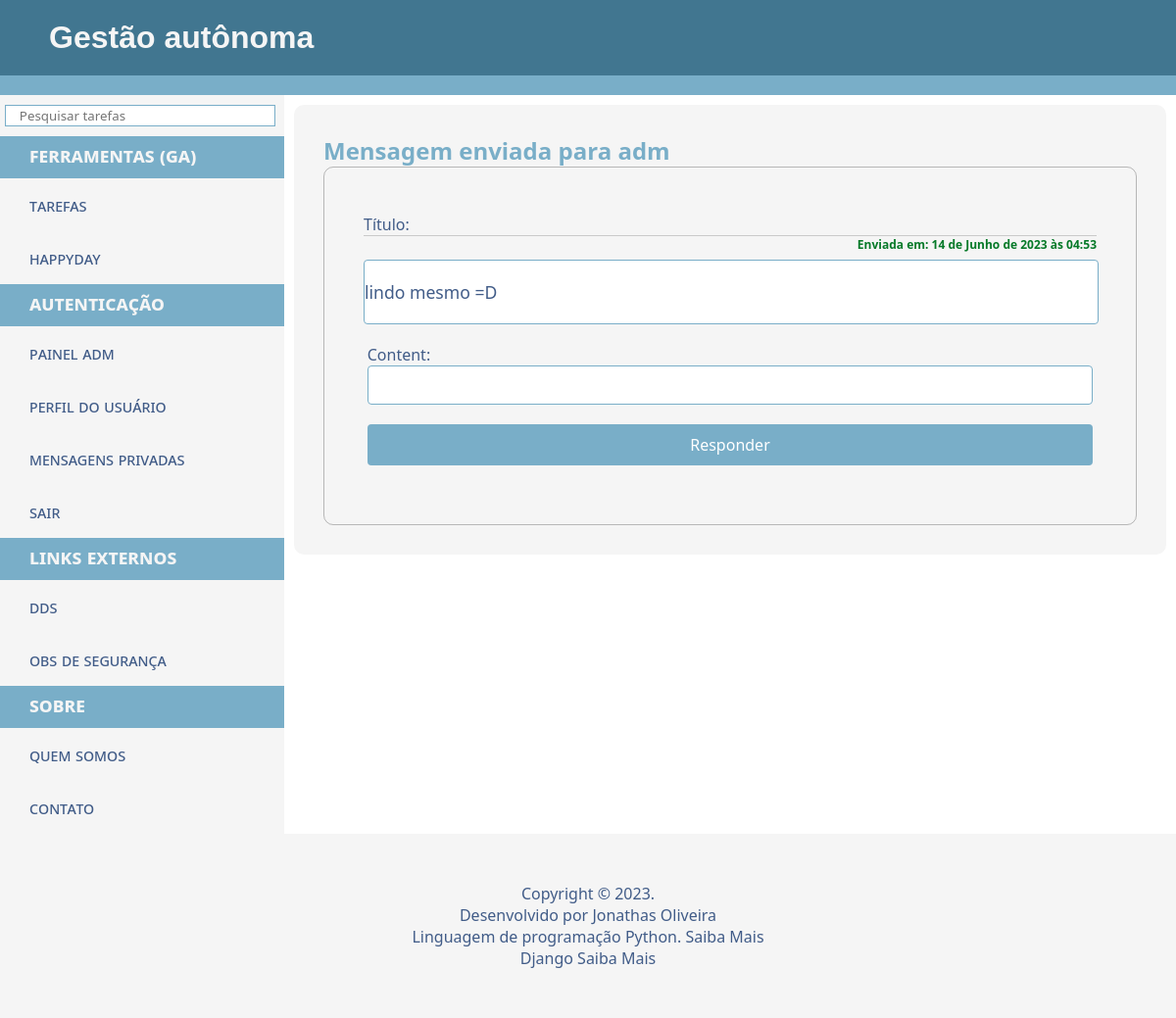
/messages/21/ (signed in), run on the app's committed database.
### accounts/models.py (models this page shows, shortened)
class Message(models.Model):
    sender = models.ForeignKey(get_user_model(), on_delete=models.PROTECT, related_name='mensagens_enviadas', default=get_user_model())
    addressee = models.ForeignKey(get_user_model(), related_name='mensagens_recebidas', on_delete=models.CASCADE)
    title = models.CharField(max_length=100)
    content = CKEditor5Field('Texto', config_name='extends')
    send_date = models.DateTimeField(auto_now_add=True)
    parent_message = models.ForeignKey('self', on_delete=models.CASCADE, null=True, blank=True, related_name='replies')
    is_read = models.BooleanField(default=False)

### accounts/views.py (the view)
# urls.py: path('messages/<int:id>/', views.messageView, name='msg'),
@login_required
def messageView(request, id):
    message = get_object_or_404(Message, pk=id)
    if request.method == 'POST':
        form = ResponseMSGForm(request.POST)
        if form.is_valid():
            response_msg = form.save(commit=False)
            response_msg.sender = request.user
            response_msg.addressee = message.sender
            response_msg.parent_message = message.parent_message or message
            response_msg.save()
            messages.success(request, 'Resposta enviada com sucesso!')
            return redirect('msg', id=id)
    else:
        form = ResponseMSGForm(initial={'parent_message': message})
    return render(request, 'message.html', {'mp': message, 'form': form})

### accounts/forms.py
class ResponseMSGForm(forms.ModelForm):
    def __init__(self, *args, **kwargs):
        super().__init__(*args, **kwargs)
        self.fields["content"].required = False
    class Meta:
        model = Message
        fields = ['content']
        widgets = {
              "content": CKEditor5Widget(
                  attrs={"class": "django_ckeditor_5"}, config_name="extends"
              )
          }

### main/context_global.py (called while the page is built)
def pic_global(request):
    profile = None
    if request.user.is_authenticated:
        if UserProfile.objects.filter(user=request.user).exists():
            profile = UserProfile.objects.get(user=request.user)
    return {'profile': profile}

### accounts/templates/message.html (shortened to what this page needs)
{% extends 'base.html' %}
{% block main %}
<article>
    <h1>Mensagem enviada para {{ mp.addressee }}</h1>
    <div class="box-out">
        <li class="listtasks">
            <p>Título: {{ mp.title }}</p>
            <h6 class="date">Enviada em: {{ mp.send_date }}</h6>
        </li>
        <div class="text">
            <div class="ck ck-content">
                {{ mp.content  | safe }}
            </div>
        </div>
        <form method="post" action="{% url 'msg' mp.id %}" class="myform">
            {{ form }}
            <input type="submit" value="Responder">
        </form>
    </div>
</article>
{% endblock %}

### main/templates/static/css/style.css (style rules this page uses)
* { font-family: 'Segoe UI', Tahoma, Geneva, Verdana, sans-serif; padding: 0; margin: 0; color: #415C88; }
h1 { color: #79AEC8; }
body { display: flex; flex-direction: column; min-height: 100vh; background-color: white; }
article { background-color: whitesmoke; border-radius: 10px; margin: 10px; padding: 30px; }
.box-out { display: flex; flex-direction: column; align-items: center; padding: 40px; border: 1px solid rgba(0, 0, 0, 0.253); border-radius: 10px; }
.date { color: #057928; text-align: right; font-size: 12px; }
input, select { width: 100%; padding: 10px 0px; background-color: white; border: 1px solid #79AEC8; border-radius: 4px; margin-bottom: 20px; box-sizing: border-box; }
input[type="submit"] { width: 100%; padding: 10px; background-color: #79AEC8; color: #fff; border: none; border-radius: 4px; cursor: pointer; font-size: 16px; }
.text { text-align: auto; font-size: 1.1em; background-color: #ffff; padding: 20px 0; margin: auto; width: 100%; height: auto; border: 1px solid #79AEC8;; border-radius: 4px; margin-bottom: 20px; margin-left: auto; margin-right: auto; word-wrap: break-word; overflow: hidden; }
.myform { width: 99%; word-wrap: break-word; overflow: hidden; }
.listtasks { display: block; width: 100%; margin: 5px 0px; padding: 2px 25px; }
.listtasks p { white-space: normal; word-break: break-word; font-size: 1em; text-align: left; border-bottom: 1px solid rgba(0, 0, 0, 0.178); }

### data on the page
Message: addressee "adm", send_date "14 de Junho de 2023 às 04:53", content "lindo mesmo =D"
